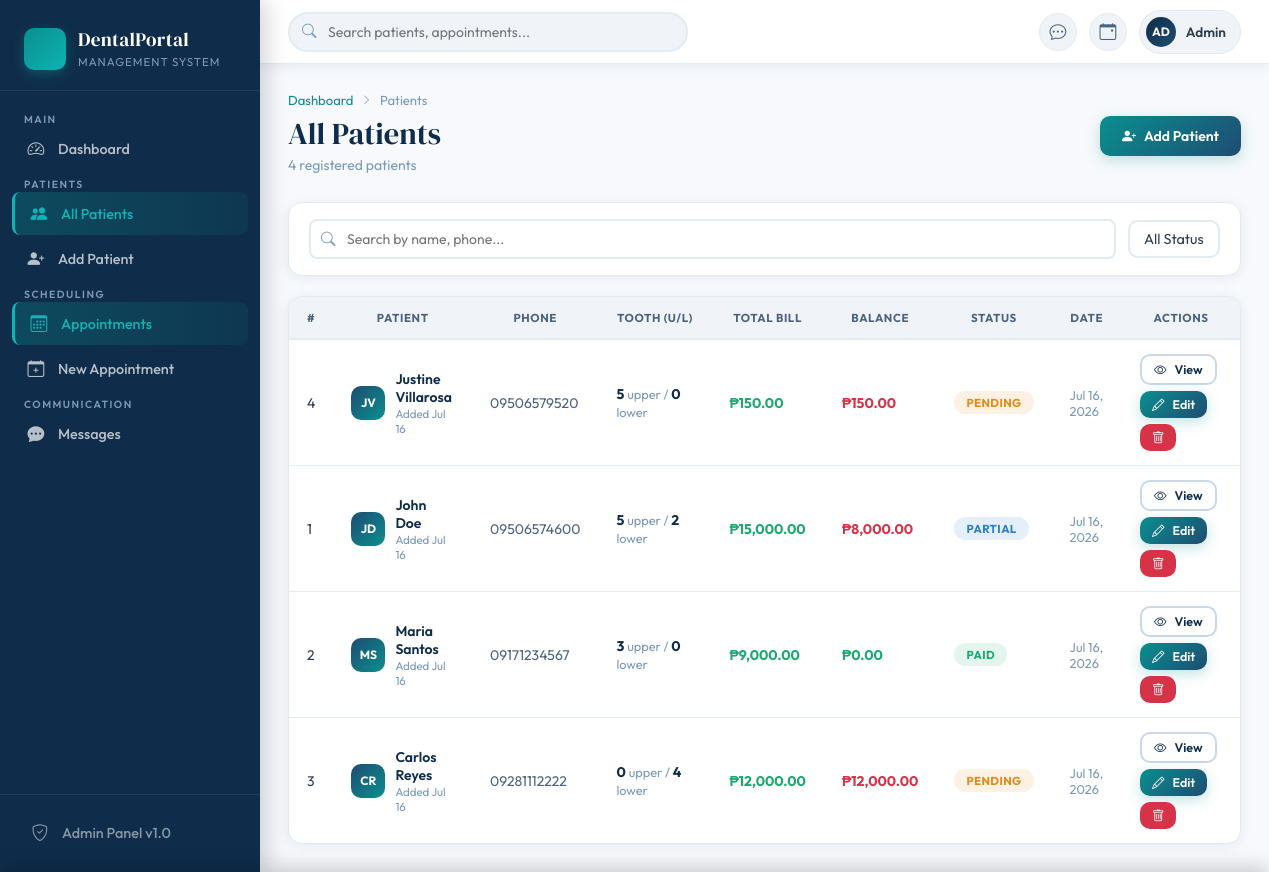
The app's page /customers/list.php with its own data.
### tables this page shows
CREATE TABLE IF NOT EXISTS customers (
    id INT AUTO_INCREMENT PRIMARY KEY,
    customer_name VARCHAR(255) NOT NULL,
    phone_number VARCHAR(30) NOT NULL,
    email VARCHAR(255) DEFAULT NULL,
    address TEXT DEFAULT NULL,
    date_created DATETIME DEFAULT CURRENT_TIMESTAMP,
    notes TEXT DEFAULT NULL
);

### customers/list.php (the view, shortened to what this page needs)
<?php
include "../db_conn.php";
$customers = $conn->query("
    SELECT c.*,
           ds.payment_status, ds.total_bill, ds.amount_paid,
           ds.tooth_upper, ds.tooth_lower,
           (SELECT COUNT(*) FROM appointments a WHERE a.customer_id = c.id) as appt_count
    FROM customers c
    LEFT JOIN dental_services ds ON ds.customer_id = c.id
    ORDER BY c.date_created DESC
")->fetchAll();
?>
<!DOCTYPE html>
<html lang="en">
<head>
    <link href="https://cdn.jsdelivr.net/npm/bootstrap-icons@1.11.0/font/bootstrap-icons.css" rel="stylesheet">
    <link href="../assets/style.css" rel="stylesheet">
</head>
<body>
<?php include '../partials/sidebar.php'; ?>
<div class="main-wrap">
<?php include '../partials/topbar.php'; ?>
<div class="page-content">
    <div class="breadcrumb-dp">
        <a href="../index.php">Dashboard</a>
        <i class="bi bi-chevron-right"></i>
        <span>Patients</span>
    </div>
    <div class="page-header">
        <div>
            <h1 class="page-title">All Patients</h1>
            <p class="page-subtitle"><?php echo count($customers); ?> registered patients</p>
        </div>
        <a href="create.php" class="btn-primary-dp">
            <i class="bi bi-person-plus-fill"></i> Add Patient
        </a>
    </div>
    <div class="controls-bar">
        <div class="search-box">
            <i class="bi bi-search"></i>
            <input type="text" id="tableSearch" placeholder="Search by name, phone...">
        </div>
        <select class="form-control-dp" id="statusFilter" style="width:auto;padding:9px 14px;">
            <option value="">All Status</option>
        </select>
    </div>
    <div class="card-dp">
        <div class="table-wrap">
            <table class="dp-table">
                <thead>
                    <tr>
                        <th>#</th>
                        <th>Patient</th>
                        <th>Phone</th>
                        <th>Tooth (U/L)</th>
                        <th>Total Bill</th>
                        <th>Balance</th>
                        <th>Status</th>
                        <th>Date</th>
                        <th>Actions</th>
                    </tr>
                </thead>
                <tbody>
                <?php if(count($customers) > 0): ?>
                    <?php foreach($customers as $c):
                        $bal = ($c['total_bill'] ?? 0) - ($c['amount_paid'] ?? 0);
                        $ps  = $c['payment_status'] ?? 'pending';
                        $parts = explode(' ', $c['customer_name']);
                        $initials = strtoupper(substr($parts[0],0,1)) . (isset($parts[1]) ? strtoupper(substr($parts[1],0,1)) : '');
                    ?>
                    <tr class="data-row" data-status="<?php echo $ps; ?>">
                        <td><span class="id-badge-small"><?php echo $c['id']; ?></span></td>
                        <td>
                            <div style="display:flex;align-items:center;gap:10px;">
                                <div class="patient-avatar" style="width:34px;height:34px;font-size:0.75rem;"><?php echo $initials; ?></div>
                                <div>
                                    <div style="font-weight:600;font-size:0.875rem;color:var(--navy);"><?php echo htmlspecialchars($c['customer_name']); ?></div>
                                    <div style="font-size:0.72rem;color:var(--gray-400);">Added <?php echo date('M j', strtotime($c['date_created'])); ?></div>
                                </div>
                            </div>
                        </td>
                        <td style="color:var(--gray-600);"><?php echo htmlspecialchars($c['phone_number']); ?></td>
                        <td>
                            <span style="font-weight:700;color:var(--navy);"><?php echo ($c['tooth_upper'] ?? 0); ?></span>
                            <span style="color:var(--gray-400);font-size:0.8rem;"> upper / </span>
                            <span style="font-weight:700;color:var(--navy);"><?php echo ($c['tooth_lower'] ?? 0); ?></span>
                            <span style="color:var(--gray-400);font-size:0.8rem;"> lower</span>
                        </td>
                        <td><strong style="color:var(--success);">₱<?php echo number_format($c['total_bill'] ?? 0, 2); ?></strong></td>
                        <td>
                            <strong style="color:<?php echo $bal > 0 ? 'var(--danger)' : 'var(--success)'; ?>">
                                ₱<?php echo number_format($bal, 2); ?>
                            </strong>
                        </td>
                        <td><span class="status-pill status-<?php echo $ps; ?>"><?php echo ucfirst($ps); ?></span></td>
                        <td style="color:var(--gray-400);font-size:0.8rem;"><?php echo date('M j, Y', strtotime($c['date_created'])); ?></td>
                        <td>
                            <div style="display:flex;gap:6px;flex-wrap:wrap;">
                                <a href="view.php?id=<?php echo $c['id']; ?>" class="btn-outline-dp" style="padding:6px 12px;font-size:0.78rem;">
                                    <i class="bi bi-eye"></i> View
                                </a>
                                <a href="edit.php?id=<?php echo $c['id']; ?>" class="btn-primary-dp" style="padding:6px 12px;font-size:0.78rem;">
                                    <i class="bi bi-pencil"></i> Edit
                                </a>
                                <a href="delete.php?id=<?php echo $c['id']; ?>" class="btn-danger-dp confirm-delete" style="padding:6px 12px;font-size:0.78rem;">
                                    <i class="bi bi-trash"></i>
                                </a>
                            </div>
                        </td>
                    </tr>
                    <?php endforeach; ?>
                <?php endif; ?>
                </tbody>
            </table>
        </div>
    </div>
</div>
</div>
</body>
</html>

### records on screen
customers: id "4", customer_name "JV", customer_name "Justine Villarosa", date_created "Jul 16", phone_number "09506579520", tooth_upper "5", tooth_lower "0", total_bill "150.00", bal "150.00", ps "PENDING", date_created "Jul 16, 2026"
customers: id "1", customer_name "JD", customer_name "John Doe", date_created "Jul 16", phone_number "09506574600", tooth_upper "5", tooth_lower "2", total_bill "15,000.00", bal "8,000.00", ps "PARTIAL", date_created "Jul 16, 2026"
customers: id "2", customer_name "MS", customer_name "Maria Santos", date_created "Jul 16", phone_number "09171234567", tooth_upper "3", tooth_lower "0", total_bill "9,000.00", bal "0.00", ps "PAID", date_created "Jul 16, 2026"
customers: id "3", customer_name "CR", customer_name "Carlos Reyes", date_created "Jul 16", phone_number "09281112222", tooth_upper "0", tooth_lower "4", total_bill "12,000.00", bal "12,000.00", ps "PENDING", date_created "Jul 16, 2026"

### other values on screen
count($customers) "4"
